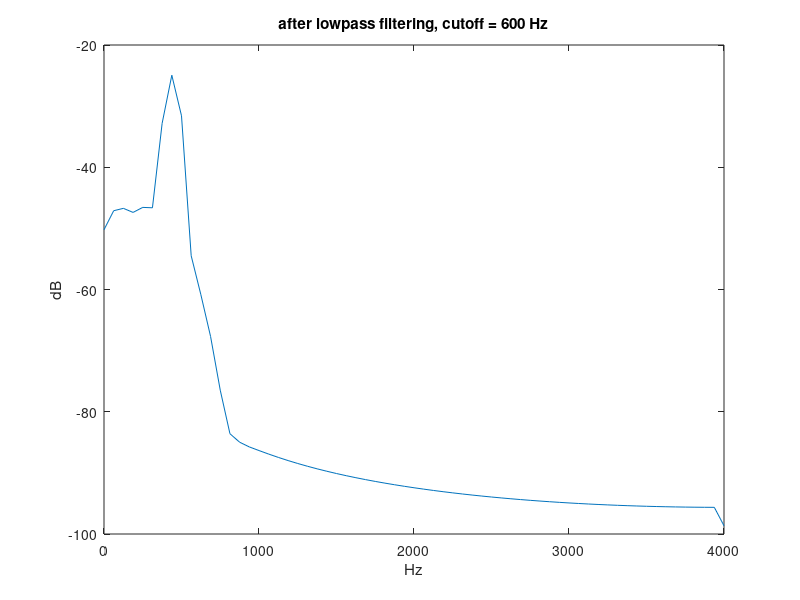

Write the MATLAB code that produced this figure.
% exported by ReRun — cells in dependency order, runs top-to-bottom
%
% Signal Lab demo. This version synthesizes a test tone so it's runnable
% standalone; click "🎵 audio" in the ReRun header and drop a real audio or
% video file (any format — ffmpeg.wasm decodes it) to replace cell 1 with
% [x, fs] = audioread('input.wav') on real samples instead. "💾 export
% audio" writes any workspace variable back out as a WAV.

%% cell 1
fs = 8000;

%% cell 2
t = (0:1/fs:1-1/fs)';

%% cell 3
f0 = 440;

%% cell 4
x = sin(2*pi*f0*t) + 0.3*randn(size(t));

%% cell 5
[pxx, f] = pwelch(x, [], [], [], fs);
plot(f, 10*log10(pxx));
title('power spectral density — before filtering');
xlabel('Hz'); ylabel('dB');

%% cell 6
cutoff = 600;   % edit me — everything below reacts

%% cell 7
b = fir1(40, cutoff / (fs/2));
y = filtfilt(b, 1, x);

%% cell 8
[pyy, fy] = pwelch(y, [], [], [], fs);
plot(fy, 10*log10(pyy));
title(sprintf('after lowpass filtering, cutoff = %d Hz', cutoff));
xlabel('Hz'); ylabel('dB');
